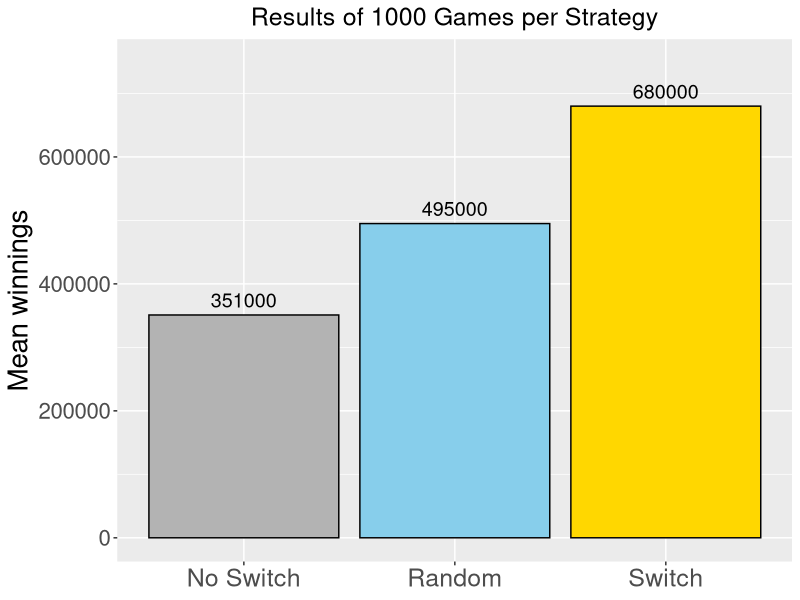

Recreate this plot in R.
## ---- chunk 1

# One game: No Switch
game_no_switch <- function() {
  boxes <- c(1e6, 0.10, 0.10)
  pick <- sample(1:3, 1)
  return(boxes[pick])
}

## ---- chunk 2
# One game: Always switch
game_switch <- function() {
  boxes <- c(1e6, 0.10, 0.10)
  pick <- sample(1:3, 1)
  remaining <- setdiff(1:3, pick)
  presenter <- remaining[boxes[remaining] == 0.10][1]
  final_choice <- setdiff(remaining, presenter)
  return(boxes[final_choice])
}
## ---- chunk 3
# Random choice
game_random <- function() {
  boxes <- c(1e6, 0.10, 0.10)
  pick <- sample(1:3, 1)
  remaining <- setdiff(1:3, pick)
  presenter <- remaining[boxes[remaining] == 0.10][1]
  final_choice <- sample(c(pick, setdiff(remaining, presenter)), 1)
  return(boxes[final_choice])
}
## ---- chunk 4



# Repeat 1000 games
N <- 1000

mean_no_switch <- mean(replicate(N, game_no_switch()))
mean_random    <- mean(replicate(N, game_random()))
mean_switch    <- mean(replicate(N, game_switch()))

means <- c("No Switch" = mean_no_switch,
              "Random" = mean_random,
              "Switch" = mean_switch)

means
## ---- chunk 5
#| echo: false
#| fig-height: 6
#| fig-align: center


library(ggplot2)
df_means <- data.frame(
  Strategy = factor(names(means), levels = names(means)),
  Mean     = as.numeric(means)
)

ggplot(df_means, aes(x = Strategy, y = Mean, fill = Strategy)) +
  geom_col(color = "black") +
  geom_text(aes(label = round(Mean)), vjust = -0.5, size = 5) +
  scale_fill_manual(values = c("No Switch" = "grey70",
                               "Random"    = "skyblue",
                               "Switch"    = "gold")) +
  scale_y_continuous(
    labels = function(x) format(x, scientific = FALSE, big.mark = ""),
    limits = c(0, max(df_means$Mean) * 1.1)
  ) +
  labs(
    title = "Results of 1000 Games per Strategy",
    y = "Mean winnings",
    x = NULL
  ) +
  theme(
    legend.position = "none",
    plot.title = element_text(size = 18, hjust = 0.5),
    axis.title.y = element_text(size = 20),
    axis.text.x  = element_text(size = 18),
    axis.text.y  = element_text(size = 16)
  )
